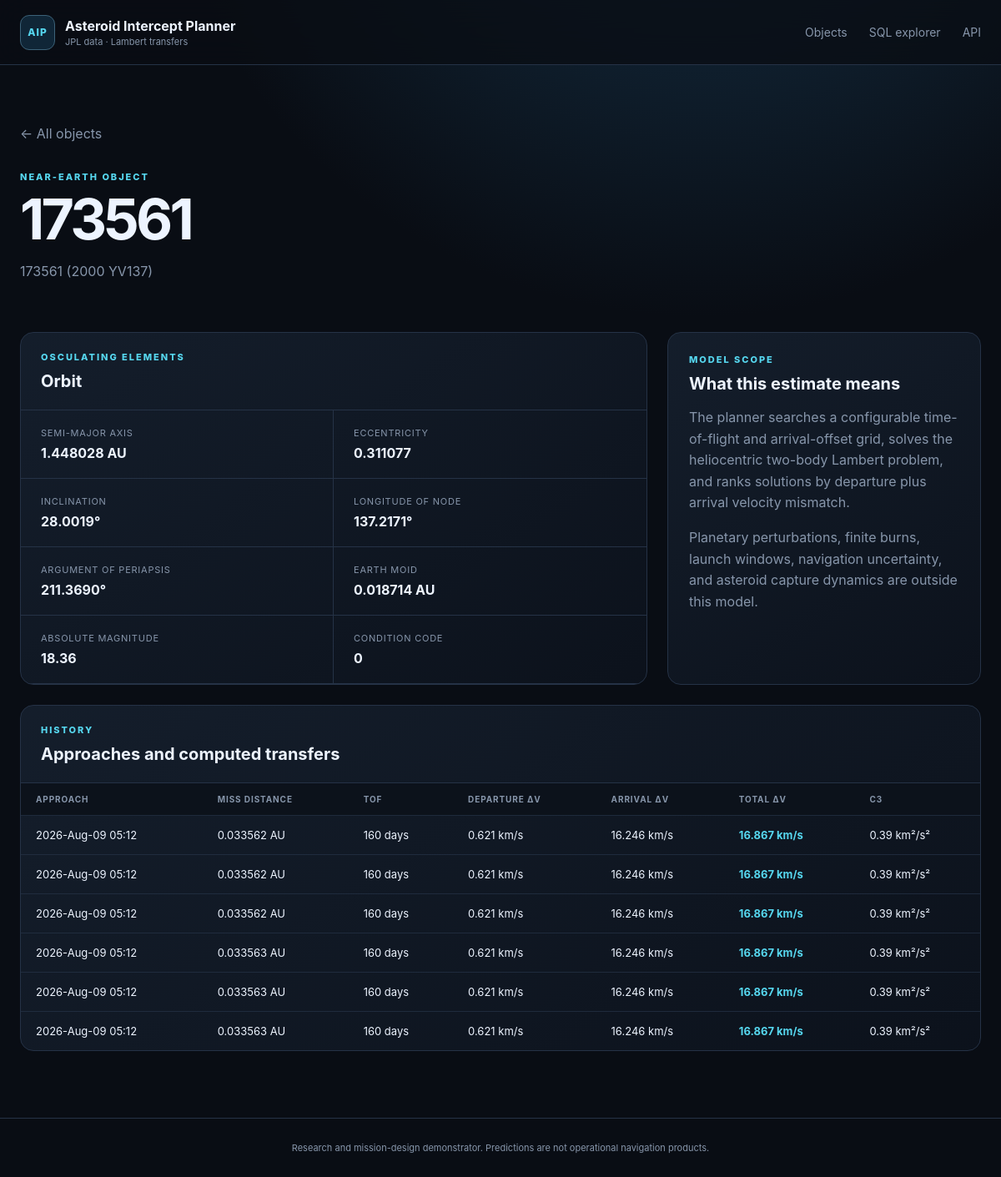
Page /asteroid/173561 on the earlier database version.
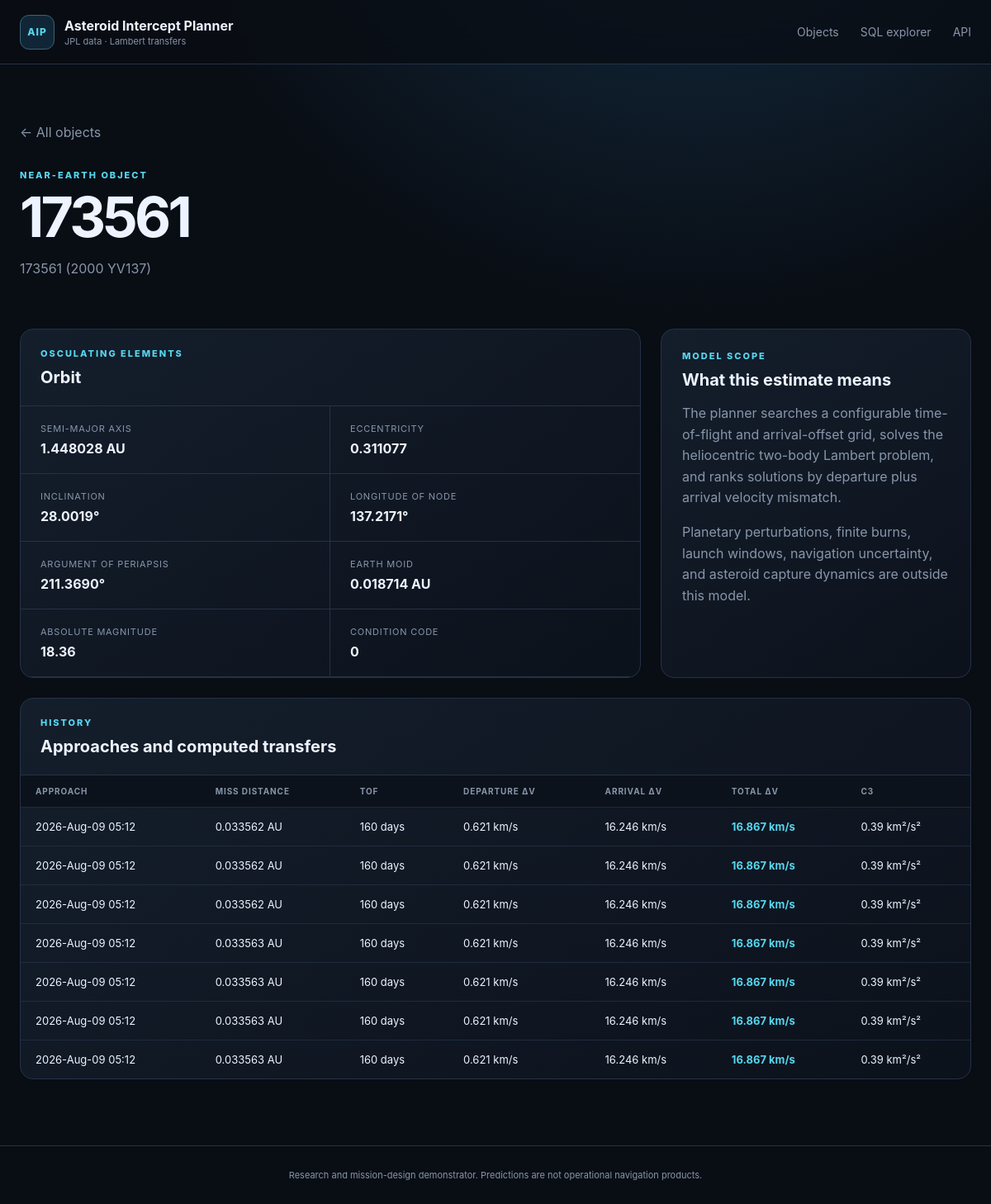
Same page on the later database version.
### tables this page shows
CREATE TABLE orbital_elements (
    designation TEXT PRIMARY KEY REFERENCES asteroids(designation) ON DELETE CASCADE,
    epoch_jd_tdb REAL,
    semi_major_axis_au REAL NOT NULL,
    eccentricity REAL NOT NULL,
    inclination_deg REAL NOT NULL,
    raan_deg REAL NOT NULL,
    arg_periapsis_deg REAL NOT NULL,
    mean_anomaly_deg REAL,
    perihelion_time_jd_tdb REAL,
    perihelion_distance_au REAL,
    aphelion_distance_au REAL,
    orbital_period_days REAL,
    earth_moid_au REAL,
    condition_code TEXT,
    orbit_id TEXT,
    source TEXT NOT NULL,
    updated_at TEXT NOT NULL
);

CREATE TABLE asteroids (
    designation TEXT PRIMARY KEY,
    fullname TEXT,
    absolute_magnitude_h REAL,
    diameter_km REAL,
    first_seen_at TEXT NOT NULL,
    updated_at TEXT NOT NULL
);

CREATE TABLE intercept_plans (
    plan_id INTEGER PRIMARY KEY AUTOINCREMENT,
    approach_id INTEGER NOT NULL REFERENCES close_approaches(approach_id) ON DELETE CASCADE,
    method TEXT NOT NULL,
    departure_jd_tdb REAL NOT NULL,
    arrival_jd_tdb REAL NOT NULL,
    tof_days REAL NOT NULL,
    departure_dv_kms REAL NOT NULL,
    arrival_dv_kms REAL NOT NULL,
    total_dv_kms REAL NOT NULL,
    c3_km2_s2 REAL,
    leo_departure_dv_kms REAL,
    polyline_json TEXT,
    computed_at TEXT NOT NULL,
    UNIQUE (approach_id, method)
);

CREATE TABLE close_approaches (
    approach_id INTEGER PRIMARY KEY AUTOINCREMENT,
    designation TEXT NOT NULL REFERENCES asteroids(designation) ON DELETE CASCADE,
    body TEXT NOT NULL DEFAULT 'Earth',
    close_approach_jd_tdb REAL NOT NULL,
    close_approach_text TEXT,
    distance_au REAL NOT NULL,
    distance_min_au REAL,
    distance_max_au REAL,
    relative_velocity_kms REAL,
    hyperbolic_excess_velocity_kms REAL,
    time_uncertainty TEXT,
    ingested_at TEXT NOT NULL,
    UNIQUE (designation, body, close_approach_jd_tdb)
);

### app/web.py (the view)
    @application.route("/asteroid/<designation>")
    def asteroid_detail(designation: str):
        asteroid = get_asteroid(designation, settings.database_path)
        if asteroid is None:
            return render_template("not_found.html", designation=designation), 404
        return render_template(
            "detail.html",
            asteroid=asteroid,
            approaches=asteroid_approaches(designation, settings.database_path),
        )

### app/database.py (called while the page is built)
def _dict_row(cursor: sqlite3.Cursor, row: tuple[Any, ...]) -> dict[str, Any]:
    return {column[0]: row[index] for index, column in enumerate(cursor.description)}

@contextmanager
def connect(path: Path | None = None) -> Iterator[sqlite3.Connection]:
    database_path = Path(path or get_settings().database_path)
    database_path.parent.mkdir(parents=True, exist_ok=True)
    connection = sqlite3.connect(database_path, timeout=30)
    connection.row_factory = _dict_row
    connection.execute("PRAGMA foreign_keys = ON")
    connection.execute("PRAGMA busy_timeout = 30000")
    try:
        yield connection
    finally:
        connection.close()

def initialize_database(path: Path | None = None) -> Path:
    database_path = Path(path or get_settings().database_path)
    schema = Path(__file__).with_name("schema.sql").read_text(encoding="utf-8")
    with connect(database_path) as connection:
        schema_version = int(connection.execute("PRAGMA user_version").fetchone()["user_version"])
        if schema_version < 2:
            connection.executescript(schema)
            connection.commit()
    return database_path

def fetch_all(
    query: str, params: Sequence[Any] = (), path: Path | None = None
) -> list[dict[str, Any]]:
    initialize_database(path)
    with connect(path) as connection:
        return connection.execute(query, params).fetchall()

def fetch_one(
    query: str, params: Sequence[Any] = (), path: Path | None = None
) -> dict[str, Any] | None:
    rows = fetch_all(query, params, path)
    return rows[0] if rows else None

def get_asteroid(designation: str, path: Path | None = None) -> dict[str, Any] | None:
    return fetch_one(
        """
        SELECT a.*, oe.*
        FROM asteroids a
        LEFT JOIN orbital_elements oe USING(designation)
        WHERE a.designation = ?
        """,
        (designation,),
        path,
    )

def asteroid_approaches(designation: str, path: Path | None = None) -> list[dict[str, Any]]:
    return fetch_all(
        """
        SELECT ca.*, ip.*
        FROM close_approaches ca
        LEFT JOIN intercept_plans ip USING(approach_id)
        WHERE ca.designation = ?
        ORDER BY ca.close_approach_jd_tdb DESC
        """,
        (designation,),
        path,
    )

### app/templates/detail.html (shortened to what this page needs)
{% extends "base.html" %}
{% block content %}
<section class="detail-hero">
  <a class="back" href="{{ url_for('index') }}">← All objects</a>
  <p class="eyebrow">NEAR-EARTH OBJECT</p>
  <h1>{{ asteroid.designation }}</h1>
  <p>{{ asteroid.fullname or 'JPL small-body designation' }}</p>
</section>
<section class="detail-grid">
  <article class="panel">
    <div class="panel-header"><div><p class="eyebrow">OSCULATING ELEMENTS</p><h2>Orbit</h2></div></div>
    <dl class="spec-grid">
      <div><dt>Semi-major axis</dt><dd>{{ asteroid.semi_major_axis_au|number(6) }} AU</dd></div>
      <div><dt>Eccentricity</dt><dd>{{ asteroid.eccentricity|number(6) }}</dd></div>
      <div><dt>Inclination</dt><dd>{{ asteroid.inclination_deg|number(4) }}°</dd></div>
      <div><dt>Longitude of node</dt><dd>{{ asteroid.raan_deg|number(4) }}°</dd></div>
      <div><dt>Argument of periapsis</dt><dd>{{ asteroid.arg_periapsis_deg|number(4) }}°</dd></div>
      <div><dt>Earth MOID</dt><dd>{{ asteroid.earth_moid_au|number(6) }} AU</dd></div>
      <div><dt>Absolute magnitude</dt><dd>{{ asteroid.absolute_magnitude_h|number(2) }}</dd></div>
      <div><dt>Condition code</dt><dd>{{ asteroid.condition_code or '—' }}</dd></div>
    </dl>
  </article>
  <article class="panel note-card">
    <p class="eyebrow">MODEL SCOPE</p>
    <h2>What this estimate means</h2>
    <p>The planner searches a configurable time-of-flight and arrival-offset grid, solves the heliocentric two-body Lambert problem, and ranks solutions by departure plus arrival velocity mismatch.</p>
    <p>Planetary perturbations, finite burns, launch windows, navigation uncertainty, and asteroid capture dynamics are outside this model.</p>
  </article>
</section>
<section class="panel">
  <div class="panel-header"><div><p class="eyebrow">HISTORY</p><h2>Approaches and computed transfers</h2></div></div>
  <div class="table-wrap"><table>
    <thead><tr><th>Approach</th><th>Miss distance</th><th>TOF</th><th>Departure Δv</th><th>Arrival Δv</th><th>Total Δv</th><th>C3</th></tr></thead>
    <tbody>{% for row in approaches %}<tr>
      <td>{{ row.close_approach_text or row.close_approach_jd_tdb }}</td>
      <td>{{ row.distance_au|number(6) }} AU</td>
      <td>{{ row.tof_days|number(0) }} days</td>
      <td>{{ row.departure_dv_kms|number(3) }} km/s</td>
      <td>{{ row.arrival_dv_kms|number(3) }} km/s</td>
      <td><strong class="accent">{{ row.total_dv_kms|number(3) }} km/s</strong></td>
      <td>{{ row.c3_km2_s2|number(2) }} km²/s²</td>
    </tr>{% endfor %}</tbody>
  </table></div>
</section>
{% endblock %}

### app/templates/base.html (shortened to what this page needs)
<!doctype html>
<html lang="en">
  <head>
    <link rel="stylesheet" href="{{ url_for('static', filename='style.css') }}">
  </head>
  <body>
    <header class="site-header">
      <a class="brand" href="{{ url_for('index') }}">
        <span class="brand-mark">AIP</span>
        <span><strong>Asteroid Intercept Planner</strong><small>JPL data · Lambert transfers</small></span>
      </a>
      <nav>
        <a href="{{ url_for('index') }}">Objects</a>
        <a href="{{ url_for('data_explorer') }}">SQL explorer</a>
        <a href="{{ url_for('asteroid_api') }}">API</a>
      </nav>
    </header>
    <main>{% block content %}{% endblock %}</main>
    <footer>Research and mission-design demonstrator. Predictions are not operational navigation products.</footer>
  </body>
</html>

### app/static/style.css (style rules this page uses)
:root { --bg:#090d14;--surface:#101722;--surface-2:#151f2d;--line:#253246;--text:#edf4ff;--muted:#8796ab;--cyan:#56d7ef;--green:#67e8b5;--orange:#ffad66;--max:1440px;font-family:Inter,ui-sans-serif,system-ui,-apple-system,BlinkMacSystemFont,"Segoe UI",sans-serif;color-scheme:dark }
* { box-sizing:border-box }
body { margin:0;background:radial-gradient(circle at 70% -20%,#16334a 0,transparent 35%),var(--bg);color:var(--text);min-height:100vh }
.site-header { height:78px;border-bottom:1px solid var(--line);display:flex;align-items:center;justify-content:space-between;padding:0 max(24px,calc((100vw - var(--max))/2));background:rgba(9,13,20,.78);backdrop-filter:blur(18px);position:sticky;top:0;z-index:10 }
.brand { display:flex;gap:12px;align-items:center;text-decoration:none;color:var(--text) }
.brand-mark { width:42px;height:42px;border:1px solid #3c6278;background:#102637;border-radius:11px;display:grid;place-items:center;color:var(--cyan);font-size:12px;font-weight:800;letter-spacing:.08em }
.brand strong,.brand small { display:block }
.brand small { color:var(--muted);font-size:11px;margin-top:2px }
.site-header nav { display:flex;gap:26px }
.site-header nav a { color:var(--muted);text-decoration:none;font-size:14px }
main { max-width:var(--max);margin:auto;padding:42px 24px 80px }
.eyebrow { font-size:11px;letter-spacing:.18em;color:var(--cyan);font-weight:800;margin:0 0 10px }
.hero h1,.detail-hero h1 { font-size:clamp(42px,6vw,82px);line-height:.98;margin:0;letter-spacing:-.055em }
.hero>div>p:last-child,.detail-hero>p:last-child { color:var(--muted);max-width:680px;line-height:1.65 }
.panel { border:1px solid var(--line);background:linear-gradient(145deg,rgba(21,31,45,.93),rgba(12,18,28,.93));border-radius:16px;overflow:hidden }
.panel-header { padding:22px 24px;border-bottom:1px solid var(--line);display:flex;align-items:center;justify-content:space-between;gap:24px }
.panel-header h2,.note-card h2,.table-list h2 { margin:0;font-size:20px }
.table-wrap { overflow:auto }
table { width:100%;border-collapse:collapse;font-size:13px }
th { text-align:left;color:var(--muted);font-size:10px;text-transform:uppercase;letter-spacing:.09em;padding:13px 18px;background:#0c121b;white-space:nowrap }
td { border-top:1px solid rgba(37,50,70,.75);padding:15px 18px;white-space:nowrap }
.object-link:hover,.accent { color:var(--cyan) }
.detail-hero { padding:30px 0 44px }
.detail-hero h1 { font-size:68px }
.back { display:inline-block;margin-bottom:35px;color:var(--muted);text-decoration:none }
.detail-grid { display:grid;grid-template-columns:2fr 1fr;gap:24px;margin-bottom:24px }
.spec-grid { display:grid;grid-template-columns:repeat(2,1fr);margin:0 }
.spec-grid div { padding:20px 24px;border-bottom:1px solid var(--line) }
.spec-grid div:nth-child(odd) { border-right:1px solid var(--line) }
dt { color:var(--muted);font-size:11px;text-transform:uppercase;letter-spacing:.07em }
dd { margin:7px 0 0;font-weight:700 }
.note-card { padding:25px }
.note-card p:not(.eyebrow) { color:var(--muted);line-height:1.6 }
footer { border-top:1px solid var(--line);color:var(--muted);padding:28px;text-align:center;font-size:11px }

Differences in the rows shown:
added intercept_plans: close_approach_text "2026-Aug-09 05:12", distance_au|number "0.033563", tof_days|number "160", departure_dv_kms|number "0.621", arrival_dv_kms|number "16.246", total_dv_kms|number "16.867", c3_km2_s2|number "0.39"
